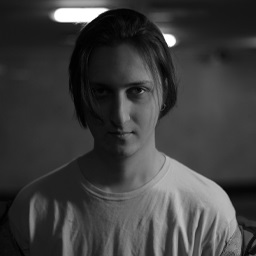
#> input picture file.bmp, 256 x 256 px
$ jupyter execute --allow-errors Bilateral_filtering_on_GPU.ipynb
#> lines starting #> are read from the running program, lines starting #| are printed output that depends on the picture
<a href="https://colab.research.google.com/github/pashanushkarev/Bilateral-filtering-on-CUDA/blob/main/Bilateral_filtering_on_GPU.ipynb" target="_parent"></a>

[cell 1]
import numpy as np
import sys
import math
import time
import pycuda.autoinit
import pycuda.driver as drv
from pycuda.compiler import SourceModule
import cv2
from matplotlib import pyplot as plt

[cell 2]
image = cv2.imread('file.bmp')
#> image is the input picture: shape (256, 256, 3); min 0, max 255, mean 62.1
image = cv2.cvtColor(image, cv2.COLOR_BGR2GRAY)
#> image: shape (256, 256)

N, M = image.shape[0], image.shape[1]
#> N = 256; M = 256
sigma_r, sigma_d = 500, 500
block_size=(16,16,1)
grid_size=(N//block_size[0] + 1, M//block_size[1] + 1)
#> grid_size = (17, 17)

# Bilateral filter CPU

[cell 3]
def bilateralFilterCPU(image, diameter, sigma_r, sigma_d):
#> called with diameter = 3, sigma_r = 500, sigma_d = 500
  image_after_filtr = np.zeros(image.shape)
  radius = diameter//2
  for i in range(1, len(image)-1):
    for j in range(1, len(image[0])-1):
      h = 0
      k = 0
      for ik in range(i-radius, i+radius+1):
        for jk in range(j-radius, j+radius+1):
          x = ik - i
          y = jk - j
          w = math.exp(-((x**2-y**2)/(sigma_d**2))) * math.exp(((int(image[ik][jk])-int(image[i][j]))**2)/(sigma_r**2))
          h += image[ik][jk]*w
          k += w
      image_after_filtr[i][j] = h/k
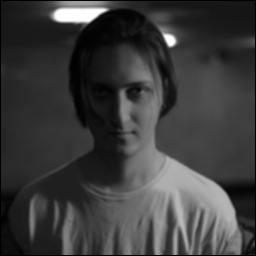
#> image_after_filtr: shape (256, 256) float64; min 0, max 255, mean 61.3; drawn with min black and max white
  return image_after_filtr

[cell 4]
start_time_cpu = time.time()
filtered_image_cpu = bilateralFilterCPU(image, 3, sigma_r, sigma_d)
end_time_cpu = time.time() - start_time_cpu

print(f"Time CPU bilateral filter: {end_time_cpu} sec.")

# Bilateral filter GPU

ядро на С++

#> (a cell that did not finish here is left out)

[cell 6]
filtered_image_gpu = np.zeros((N, M), dtype = np.uint8)

#> (the rest of this cell did not finish here and is left out)

# Bilateral filter Pillow

[cell 7]
from PIL import Image, ImageFilter

image = cv2.imread('file.bmp')
image = cv2.cvtColor(image, cv2.COLOR_BGR2GRAY)
start_time_PIL = time.time()
new_image = cv2.bilateralFilter(image, 3, 500, 500)
end_time_PIL = time.time() - start_time_PIL

#> (the rest of this cell did not finish here and is left out)

# Test

[cell 8]
plt.title('Pillow')
plt.imshow(new_image, cmap='gray')
plt.xticks([])
plt.yticks([])
plt.show()


plt.title('GPU')
plt.imshow(filtered_image_gpu, cmap='gray')
plt.xticks([])
plt.yticks([])
plt.show()
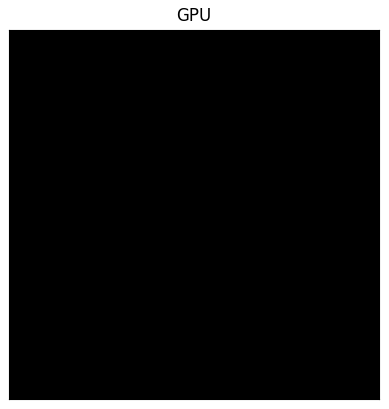
#> figure drawn by matplotlib, 1 panel

plt.title('GPU')
plt.imshow(filtered_image_cpu, cmap='gray')
plt.xticks([])
plt.yticks([])
plt.show()
